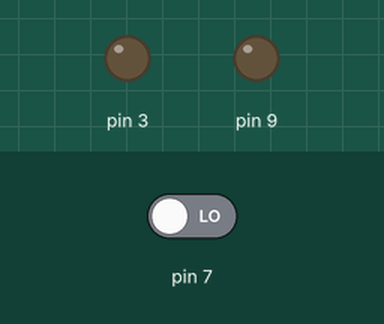
The sketch below on a simulated Arduino Uno, built with avr-gcc and run on an emulated ATmega328P. On the bench: output pins drawn as LEDs (lit = HIGH). The test bench sets the inputs (shaded band); at power-on: pin 7 LOW.

Above: at 1.2 s.
1.3 s: pin 7 driven HIGH
At 1.9 s:
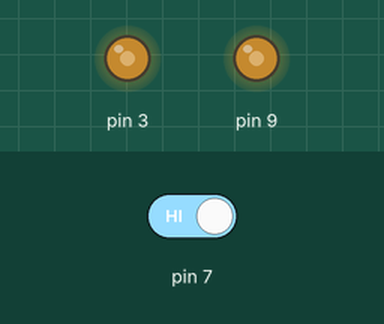
2.8 s: pin 7 driven LOW
At 3.8 s:
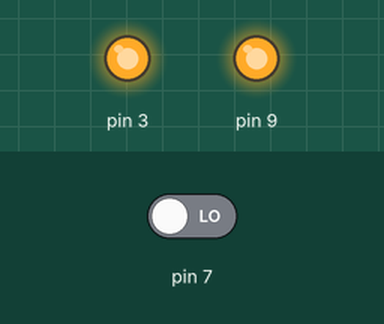
Timing chart, 0 to 5.8 s (numbered marks = the images above; inputs shaded):
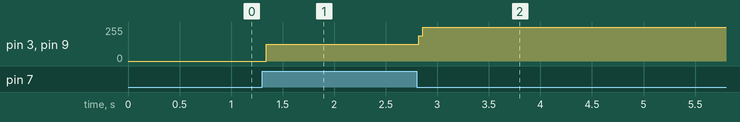

The sketch:

button_control.ino
```cpp
int myState = LOW;

void setup() {
  // put your setup code here, to run once:
  pinMode(7,INPUT);
  pinMode(3,OUTPUT);
  pinMode(9,OUTPUT);

}

void loop() {
  // put your main code here, to run repeatedly:
  if(digitalRead(7) == 1){
    if (myState == HIGH){
      myState = LOW;
      }else{
       myState = HIGH;
       }
    }

    digitalWrite(3,myState);
    digitalWrite(9,myState);
}
```

Measured:
- after the input at 1.3 s, pin 3, pin 9: 0/255 → 127/255 at once
- after the input at 2.8 s, pin 3, pin 9: 127/255 → 255/255 at once
